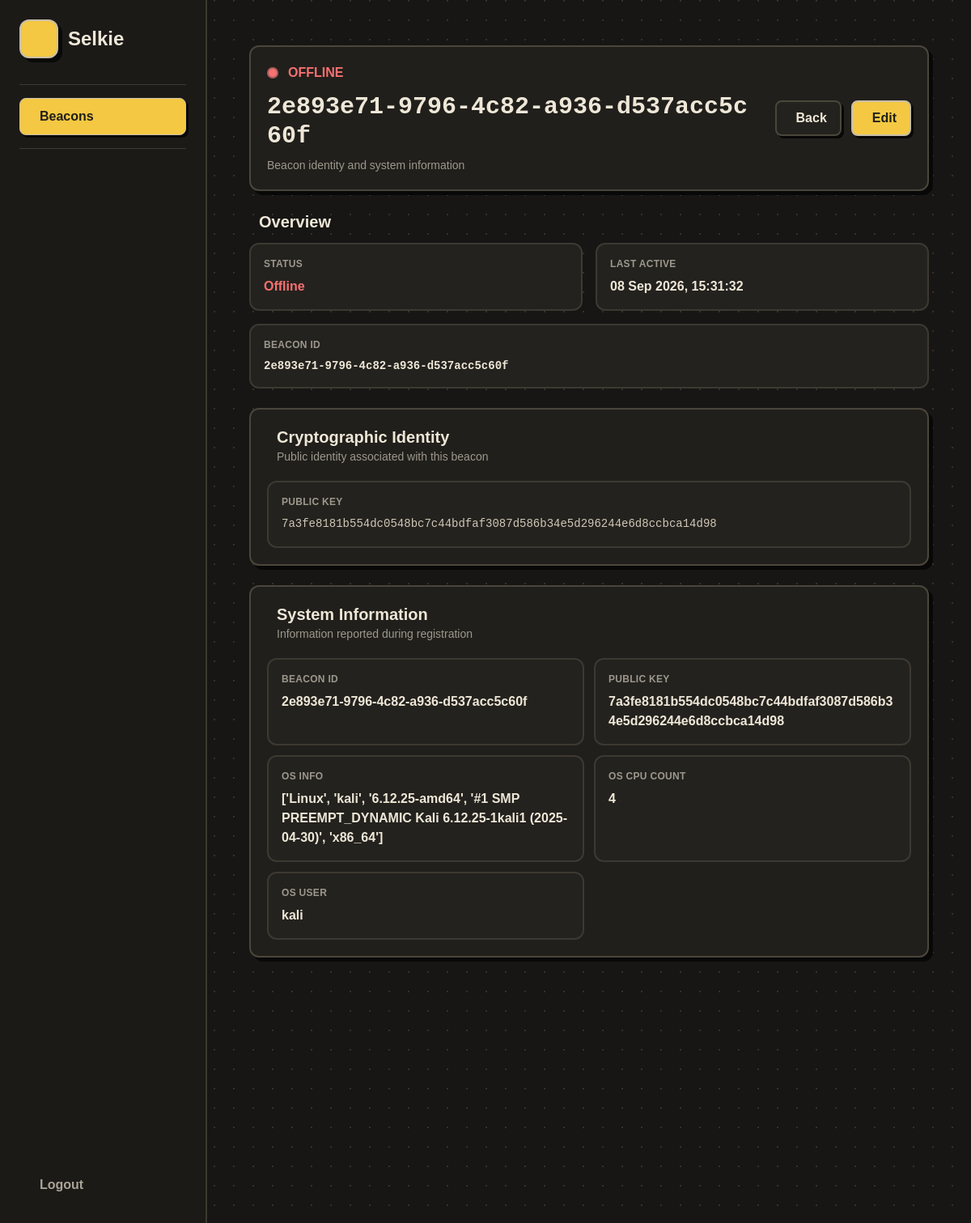
/dashboard/beacons/2e893e71-9796-4c82-a936-d537acc5c60f, run on the app's committed database.
### db_manager.py (models this page shows)
class Base(DeclarativeBase):
    pass

class Beacon(Base):
    __tablename__ = "beacons"
    id: Mapped[str] = mapped_column(String, primary_key=True)
    public_key: Mapped[str] = mapped_column(String)
    system_info: Mapped[str] = mapped_column(JSON)
    registered_at: Mapped[datetime] = mapped_column(DateTime)
    last_active: Mapped[datetime] = mapped_column(DateTime)
    status: Mapped[str] = mapped_column(String, default="offline")

### dashboard.py (the view)
@dashboard.route("/beacons/<beacon_id>")
def beacon_details(beacon_id):
    with get_session() as session:
        beacon = session.query(Beacon).filter_by(id=beacon_id).first()
        if not beacon:
            return "Beacon not found", 404
        system_info = beacon.system_info
        json_system_info = json.loads(system_info)
        print("TYPE:", type(json_system_info))
        print("VALUE:", repr(beacon.system_info))
    return render_template(
        "beacon_details.html",
        beacon=beacon,
        system_info=json_system_info
    )

### db_manager.py (called while the page is built)
def get_session():
    return Session(engine)

### templates/beacon_details.html (shortened to what this page needs)
{% extends "base.html" %}
{% block content %}
<div class="min-h-screen w-full px-5 pb-8">
    <main class="w-full mx-auto">
        <section class="retro-card rounded-xl p-5 mb-6">
            <div class="flex flex-col md:flex-row
                            md:items-center
                            md:justify-between gap-5">
                <div class="min-w-0">
                    <div class="flex items-center gap-3 mb-3">
                        {% if beacon.status == "online" %}
                        <span class="w-3.5 h-3.5 rounded-full
                                           bg-green-400
                                           border-2 border-[#6fa879]"></span>
                        <span class="font-black text-green-400">
                            ONLINE
                        </span>
                        {% else %}
                        <span class="w-3.5 h-3.5 rounded-full
                                           bg-red-400
                                           border-2 border-[#a85f5f]"></span>
                        <span class="font-black text-red-400">
                            OFFLINE
                        </span>
                        {% endif %}
                    </div>
                    <h2 class="text-2xl sm:text-3xl
                                   font-black break-all mono">
                        {{ beacon.id }}
                    </h2>
                    <p class="text-sm muted mt-2">
                        Beacon identity and system information
                    </p>
                </div>
                <div class="flex gap-3 shrink-0">
                    <a href="{{ url_for('dashboard.beacons') }}" class="secondary-btn rounded-lg px-4 py-2
                                   font-bold flex items-center gap-2">
                        Back
                    </a>
                    <a href="{{ url_for('dashboard.edit_beacon', beacon_id=beacon.id) }}" class="retro-btn rounded-lg px-4 py-2
                                   font-bold flex items-center gap-2">
                        Edit
                    </a>
                </div>
            </div>
        </section>
        <section class="mb-6">
            <div class="flex items-center gap-3 mb-3">
                <h3 class="section-title text-xl font-black">
                    Overview
                </h3>
            </div>
            <div class="grid grid-cols-1 md:grid-cols-2
                            xl:grid-cols-3 gap-4">
                <div class="info-row rounded-xl p-4">
                    <div class="text-xs font-bold uppercase
                                    tracking-wide muted">
                        Status
                    </div>
                    <div class="mt-2 font-black">
                        {% if beacon.status == "online" %}
                        <span class="text-green-400">
                            Online
                        </span>
                        {% else %}
                        <span class="text-red-400">
                            Offline
                        </span>
                        {% endif %}
                    </div>
                </div>
                <div class="info-row rounded-xl p-4">
                    <div class="text-xs font-bold uppercase
                                    tracking-wide muted">
                        Last Active
                    </div>
                    <div class="mt-2 font-black">
                        {% if beacon.last_active %}
                        {{ beacon.last_active.strftime(
                        "%d %b %Y, %H:%M:%S"
                        ) }}
                        {% else %}
                        <span class="muted">
                            Never
                        </span>
                        {% endif %}
                    </div>
                </div>
                <div class="info-row rounded-xl p-4
                                md:col-span-2 xl:col-span-1">
                    <div class="text-xs font-bold uppercase
                                    tracking-wide muted">
                        Beacon ID
                    </div>
                    <div class="mt-2 font-black mono
                                    text-sm break-all">
                        {{ beacon.id }}
                    </div>
                </div>
            </div>
        </section>
        <section class="retro-card rounded-xl p-5 mb-6">
            <div class="flex items-center gap-3 mb-5">
                <div>
                    <h3 class="text-xl font-black">
                        Cryptographic Identity
                    </h3>
                    <p class="text-sm muted">
                        Public identity associated with this beacon
                    </p>
                </div>
            </div>
            <div class="info-row rounded-xl p-4">
                <div class="text-xs font-bold uppercase
                                tracking-wide muted mb-2">
                    Public Key
                </div>
                <div class="mono text-sm break-all
                                text-[#cfc7b7] leading-relaxed">
                    {% if beacon.public_key %}
                    {{ beacon.public_key }}
                    {% else %}
                    <span class="muted">
                        No public key available
                    </span>
                    {% endif %}
                </div>
            </div>
        </section>
        <section class="retro-card rounded-xl p-5">
            <div class="flex items-center gap-3 mb-5">
                <div>
                    <h3 class="text-xl font-black">
                        System Information
                    </h3>
                    <p class="text-sm muted">
                        Information reported during registration
                    </p>
                </div>
            </div>
            {% if system_info %}
            <div class="grid grid-cols-1 md:grid-cols-2
                                gap-3">
                {% for key, value in system_info.items() %}
                <div class="info-row rounded-xl p-4">
                    <div class="text-xs font-bold
                                            uppercase tracking-wide
                                            muted mb-2">
                        {{ key | replace("_", " ") }}
                    </div>
                    <div class="font-bold break-words">
                        {{ value }}
                    </div>
                </div>
                {% endfor %}
            </div>
            {% endif %}
        </section>
    </main>
</div>
{% endblock %}

### templates/base.html (style rules this page uses)
body { background: #171614; background-image: radial-gradient(circle at 1px 1px, #353129 1px, transparent 0); background-size: 24px 24px; font-family: "Trebuchet MS", sans-serif; color: #eee7d8; }
.retro-card { background: #211f1b; border: 2px solid #4b463c; box-shadow: 5px 5px 0 #080808; }
.retro-btn { background: #f4c842; color: #201f1b; border: 2px solid #c9bfa9; box-shadow: 3px 3px 0 #080808; transition: .12s; }
.secondary-btn { background: #24221e; color: #eee7d8; border: 2px solid #4b463c; box-shadow: 3px 3px 0 #080808; transition: .12s; }
.info-row { background: #24221e; border: 2px solid #3d3932; }
.muted { color: #9d988d; }
.mono { font-family: monospace; }

### data on the page
Beacon: id "2e893e71-9796-4c82-a936-d537acc5c60f", last_active "08 Sep 2026, 15:31:32", public_key "7a3fe8181b554dc0548bc7c44bdfaf3087d586b34e5d296244e6d8ccbca14d98"

### other printed values
{{ key | replace("_", " ") }} "BEACON ID" "PUBLIC KEY" "OS INFO" "OS CPU COUNT" "OS USER"
{{ value }} "2e893e71-9796-4c82-a936-d537acc5c60f" "7a3fe8181b554dc0548bc7c44bdfaf3087d586b34e5d296244e6d8ccbca14d98" "['Linux', 'kali', '6.12.25-amd64', '#1 SMP PREEMPT_DYNAMIC Kali 6.12.25-1kali1 (2025-04-30)', 'x86_64']" "4" "kali"
